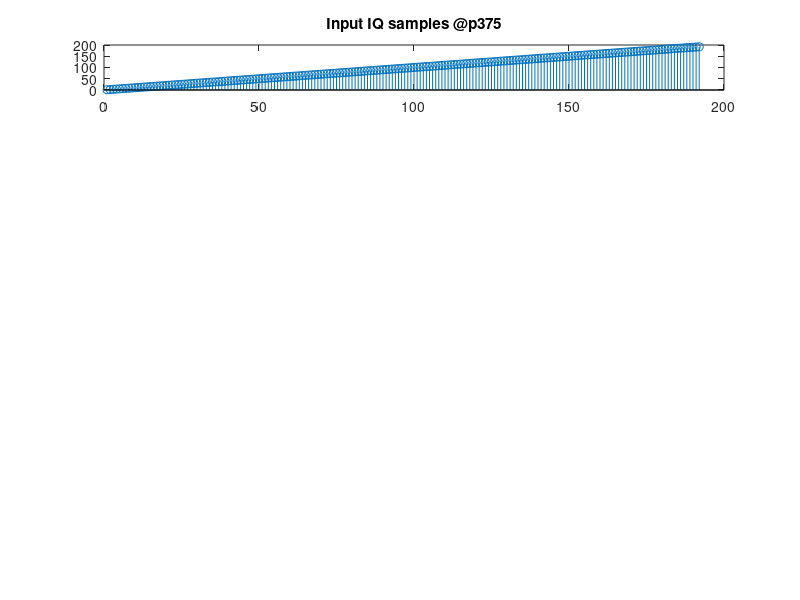

Reproduce this figure in MATLAB. (Note: this script raises an error after producing the figure.)
% This program is to generate an input and output sample file for VHA DUC
% testing at p375 gsps
clc;
clear;
close all;

num_vectors = 6;
num_samples_per_vector = 32;
num_samples = num_vectors * num_samples_per_vector;

for i = 1:num_samples
    %input_iq (i) = (bitor(i, bitshift(i, 16)));
    input_iq (i) = i;        % ramp
end

n1 = 1:1:num_samples;
subplot(6,1,1); grid on;
stem(n1, input_iq); title("Input IQ samples @p375");

% write this into a file which can be sourced while running on FRIO
fileId = fopen("input_samples/upconversion/single_band_upconversion_p375.txt", "w");
fprintf(fileId, "%08x\n", input_iq);
fclose(fileId);

% input_iq should be scaled down before giving as input to the matlab model
scale_factor = 2^-15;
input_iq_for_model = (input_iq * scale_factor);

% no filters enabled
config.vha_hbf_stages = [0 0 0 0];

% now do an interpolation
output_iq_from_model_p375 = vha_interpolate(input_iq_for_model, config);

% now scale the samples up
scale_factor = 2^15;
output_iq_p375 = (output_iq_from_model_p375 * scale_factor);

n2 = 1:1:length(output_iq_p375);
subplot(6, 1, 2); grid on;
stem(n2, output_iq_p375);  title ("Output - No filters enabled");

% write this output to another file
fileId = fopen("output_samples/upconversion/p375/single_band_upconversion_p375.txt", "w");
fprintf(fileId, "%08x\n", output_iq_p375);
fclose(fileId);

% enable w1
config.vha_hbf_stages = [1 0 0 0];

% now do an interpolation
output_iq_from_model_p75 = vha_interpolate(input_iq_for_model, config);

% now scale the samples up
output_iq_p75 = (output_iq_from_model_p75 * scale_factor);

n2 = 1:1:length(output_iq_p75);
subplot(6, 1, 3); grid on; 
stem(n2, output_iq_p75); title ("Output - W1 enabled");
fileId = fopen("output_samples/upconversion/p375/single_band_upconversion_p75.txt", "w");
fprintf(fileId, "%08x\n", output_iq_p75);
fclose(fileId);

% enable w1, w2
config.vha_hbf_stages = [1 1 0 0];

% now do an interpolation
output_iq_from_model_1p5 = vha_interpolate(input_iq_for_model, config);

% now scale the samples up
output_iq_1p5 = (output_iq_from_model_1p5 * scale_factor);

n2 = 1:1:length(output_iq_1p5);
subplot(6, 1, 4); grid on;
stem(n2, output_iq_1p5);title ("Output - W1, W2 enabled");
fileId = fopen("output_samples/upconversion/p375/single_band_upconversion_1p5.txt", "w");
fprintf(fileId, "%08x\n", output_iq_1p5);
fclose(fileId);

% enable w1, w2, w3
config.vha_hbf_stages = [1 1 1 0];

% now do an interpolation
output_iq_from_model_3 = vha_interpolate(input_iq_for_model, config);

% now scale the samples up
output_iq_3 = (output_iq_from_model_3 * scale_factor);

n2 = 1:1:length(output_iq_3);
subplot(6, 1, 5); grid on; 
stem(n2, output_iq_3); title ("Output - W1, W2, W3 enabled");
fileId = fopen("output_samples/upconversion/p375/single_band_upconversion_3.txt", "w");
fprintf(fileId, "%08x\n", output_iq_3);
fclose(fileId);

% enable w1, w2, w3, w4
config.vha_hbf_stages = [1 1 1 1];

% now do an interpolation
output_iq_from_model_6 = vha_interpolate(input_iq_for_model, config);

% now scale the samples up
output_iq_6 = (output_iq_from_model_6 * scale_factor);

n2 = 1:1:length(output_iq_6);
subplot(6, 1, 6); grid on; 
stem(n2, output_iq_6);title ("Output - W1, W2, W3, W4 enabled");
fileId = fopen("output_samples/upconversion/p375/single_band_upconversion_6.txt", "w");
fprintf(fileId, "%08x\n", output_iq_6);
fclose(fileId);

clear;
